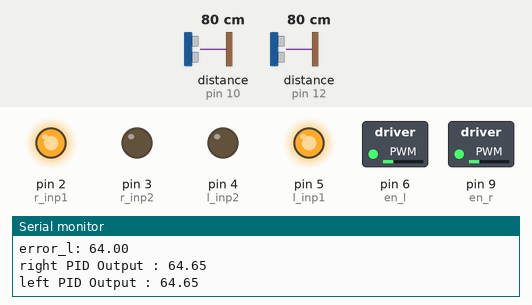
Bench run of a sketch on a simulated Arduino Uno, built with avr-gcc and run on an emulated ATmega328P. On the bench: switched loads named in the sketch (green lamp = pin HIGH), output pins drawn as LEDs (lit = HIGH), the last lines printed to the serial monitor. Wiring (inferred from the names in the program): 2 × ultrasonic range finder: trigger pin 11, echo pin 10 / trigger pin 13, echo pin 12. The test bench sets the inputs (shaded band); at power-on: distance to the obstacle (sensors on pin 10, pin 12) 80 cm. The echo pulse lasts 58.3 µs per cm; pins used as bus, display or sensor lines are not drawn.

Above: at 1.2 s.
1.3 s: distance to the obstacle (sensor on pin 10) set to 35 cm
4.3 s: distance to the obstacle (sensor on pin 12) set to 250 cm
At 6.3 s:
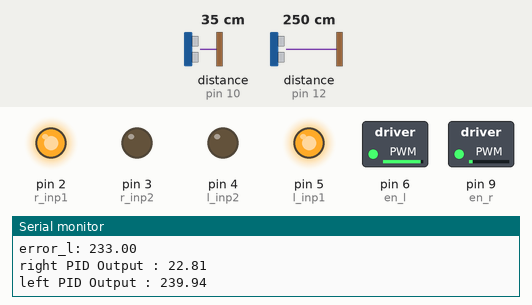
7.3 s: distance to the obstacle (sensor on pin 10) set to 250 cm
At 7.63 s:
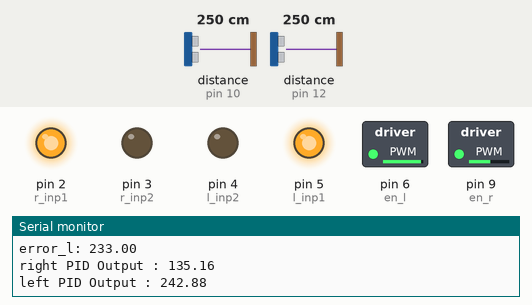
At 9.1 s:
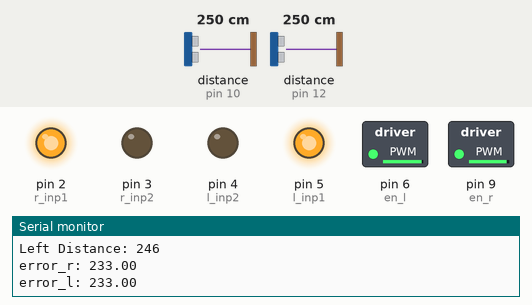
10.3 s: distance to the obstacle (sensor on pin 12) set to 2 cm
13.3 s: distance to the obstacle (sensor on pin 10) set to 9 cm
16.3 s: distance to the obstacle (sensor on pin 10) set to 299 cm
At 18.4 s:
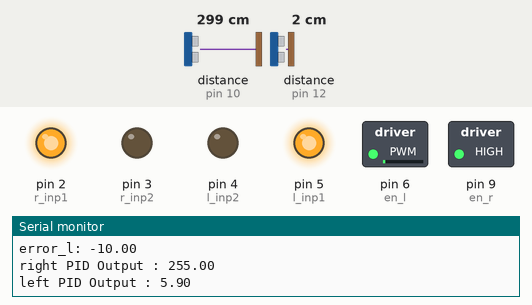
Timing chart, 0 to 19.1 s (numbered marks = the images above; inputs shaded):
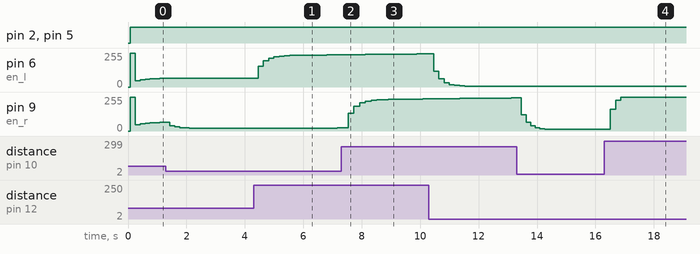

Measured:
- after the input at 7.3 s, pin 9 (en_r): moves from 23/255 to 241/255 over 2.5 s, starting after 0.24 s
- after the input at 16.3 s, pin 9 (en_r): 12/255 → 163/255 after 0.21 s, → 231/255 0.18 s later, → 255/255 0.18 s later

The sketch:

pid_control_handflw.ino
```cpp
const int r_inp1 = 2;  // input of motor driver
const int r_inp2 = 3;
const int l_inp1 = 5;
const int l_inp2 = 4;

const int en_r = 9;  // Enable pin for right motor
const int en_l = 6;   // Enable pin for left motor

const int trig_r = 11;    // right trig
const int echor = 10;   // right echo
const int trig_l = 13;   // left trig
const int echol = 12;   // left echo

int distance_r;
int distance_l;

long duration;

// PID constants
const float Kp = 1;   // proportional gain
const float Ki = 0.01;   // integ gain
const float Kd = 0.01;  // Derivative gain


float error_r = 0;
float prev_error_r = 0;
float error_l = 0;
float prev_error_l = 0;
float prev_distance_r = 0;
float prev_distance_l = 0;

float integ_r = 0;
float integ_l= 0;

//time variables
double prev_time = 0;
double dt = 0;

const float noise = 1; // in cm
const float setpoint = 12.0; //setpoint distance for the robot to maintain(in cm)

//functions

void setup() {
  pinMode(l_inp1, OUTPUT);
  pinMode(l_inp2, OUTPUT);

  pinMode(r_inp1, OUTPUT);
  pinMode(r_inp2, OUTPUT);

  pinMode(en_r, OUTPUT);
  pinMode(en_l, OUTPUT);

  pinMode(trig_r, OUTPUT);
  pinMode(echor, INPUT);

  pinMode(trig_l, OUTPUT);
  pinMode(echol, INPUT);

  Serial.begin(9600);
}

void loop() {

  double time = millis();
  dt = (time - prev_time)/1000.00;
  prev_time = time;

  // Read ultrasonic sensor values
  digitalWrite(trig_r, LOW);
  delayMicroseconds(10);
  digitalWrite(trig_r, HIGH);
  delayMicroseconds(50);
  digitalWrite(trig_r, LOW);

  digitalWrite(echor, LOW);
  duration = pulseIn(echor, HIGH);

  distance_r = duration * 0.034 / 2;
  distance_r = (distance_r + prev_distance_r)/2;
  prev_distance_r = distance_r;

  digitalWrite(trig_l, LOW);
  delayMicroseconds(10);
  digitalWrite(trig_l, HIGH);
  delayMicroseconds(50);
  digitalWrite(trig_l, LOW);

  digitalWrite(echol, LOW);
  duration = pulseIn(echol, HIGH);

  distance_l = duration * 0.034 / 2;
  distance_l = (distance_l + prev_distance_l)/2;
  prev_distance_l = distance_l;


  // Calculate error term
  error_r = distance_r - setpoint;
  error_l = distance_l - setpoint;

  // deadband to the error
  if (error_l < (-noise)) {
      error_l = error_l + noise  ; // Error is negative (too close)
    } else if (error_l > (noise)) {
      error_l = error_l - noise ; // Error is positive (too far)
    } else {
      error_l = 0; // Sensor is within range, but another sensor isn't.
    }

  if (error_r < (-noise)) {
      error_r = error_r + noise ; // Error BROADBANDING
    } else if (error_r > (noise)) {
      error_r = error_r - noise ;
    } else {
      error_r = 0;
    }

  Serial.print("Right distance: ");
  Serial.println(distance_r);
  Serial.print("Left Distance: ");
  Serial.println(distance_l);

  Serial.print("error_r: ");
  Serial.println(error_r);
  Serial.print("error_l: ");
  Serial.println(error_l);

    if (error_r ==0 && error_l == 0){
        //stop
        digitalWrite(l_inp1, LOW);
        digitalWrite(l_inp2, LOW);
        digitalWrite(r_inp1, LOW);
        digitalWrite(r_inp2, LOW);
    }
    else{
        // PID calculation
        float prop_r = Kp * error_r;
        integ_r += Ki * (error_r * dt);
        float derivative_r = Kd * ((error_r - prev_error_r))/dt;
        prev_error_r = error_r;
        float pidOutput_r = prop_r + integ_r + derivative_r;

        // Limit PID output to prevent saturation
        pidOutput_r = constrain(pidOutput_r, -255, 255);

        Serial.print("right PID Output : ");
        Serial.println(pidOutput_r);

        float prop_l = Kp * error_l;
        integ_l += Ki * (error_l * dt);
        float derivative_l = Kd * ((error_l - prev_error_l)/dt);
        prev_error_l = error_l;
        float pidOutput_l = prop_l + integ_l + derivative_l;

        // Limit PID output to prevent saturation
        pidOutput_l = constrain(pidOutput_l, -255, 255);

        Serial.print("left PID Output : ");
        Serial.println(pidOutput_l);

        // Adjust motor speeds based on PID output
        if (pidOutput_r > 0) {
            //right motor forward
            analogWrite(en_r, pidOutput_r);
            digitalWrite(r_inp1, HIGH);
            digitalWrite(r_inp2, LOW);
        }
        else {
            //right motor backward
            analogWrite(en_r, -(pidOutput_r));
            digitalWrite(r_inp1, LOW);
            digitalWrite(r_inp2, HIGH);
        }
        if(pidOutput_l > 0){
            //left motor forward
            analogWrite(en_l,pidOutput_l);
            digitalWrite(l_inp1, HIGH);
            digitalWrite(l_inp2, LOW);
        }
        else {
            //left motor backward
            analogWrite(en_l, -pidOutput_l);
            digitalWrite(l_inp1, LOW);
            digitalWrite(l_inp2, HIGH);
        }
    }
    delay(100);
}
```
